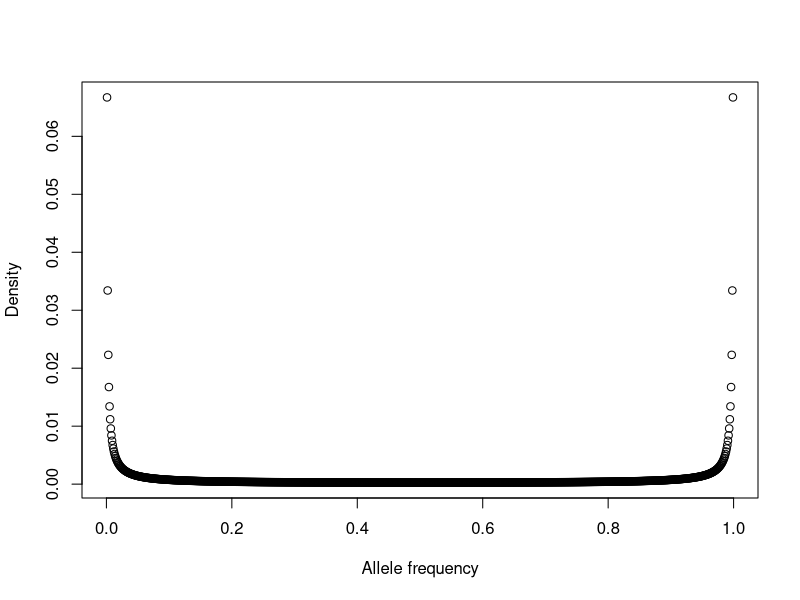

Generate this figure with R:
###R-code to simulate allele frequencies under the infinite-alleles model with neutrality
####Effective population size####
Ne<-20000
####Mutation rate####
u<-10^-8
####Calculate theta####
theta<-4*Ne*u
n1<-seq(0.001,0.999,by=0.001)
myfunction<- function(x){
	hi<-(x^(theta-1))*((1-x)^(theta-1))
	return(hi)
}
distro<-myfunction(n1)
sum<-0
for(i in 1:999){sum<-sum+distro[i]}
distro_x<-distro/sum
pdf(file="Frequency_distribution.pdf")
plot(n1,distro_x,xlab="Allele frequency",ylab="Density")
dev.off()
distro_rounded<-round(distro,digits=0)
sim<-NULL
for(i in 1:999){sim<-append(sim,rep((0.001*i),distro_rounded[i]))}
Sim2<-as.matrix(sim)
write.table(Sim2,file="./frequency_distribution.csv",sep=',',quote=FALSE,col.names=FALSE,row.names=FALSE)
